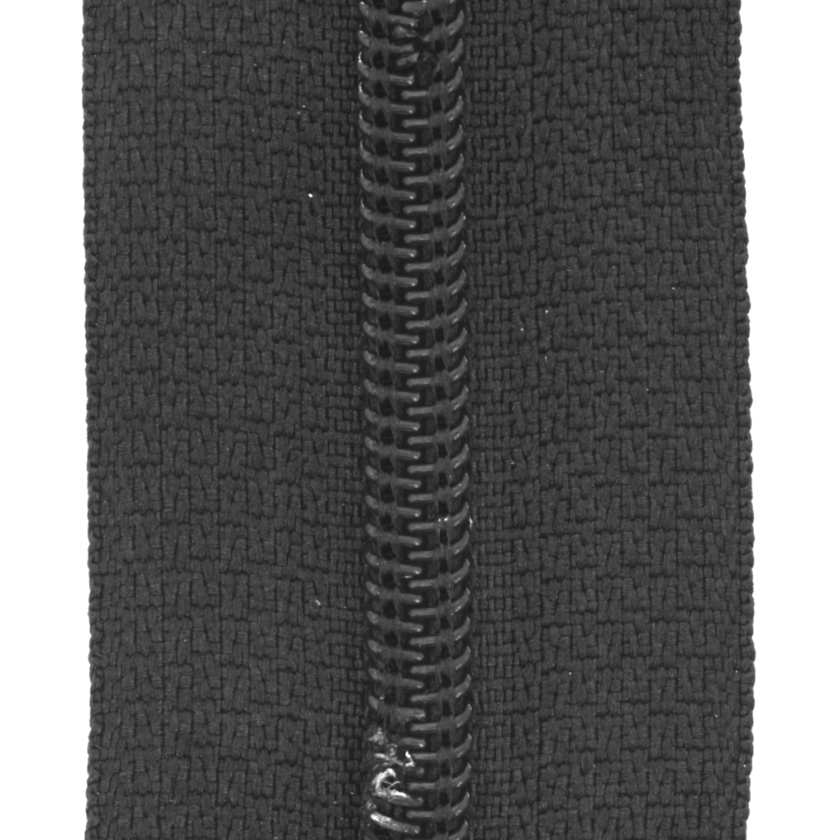
#> input picture 15_zipper.png, 840 x 840 px, shrunk from 1024 x 1024 before the run
$ python 15_classical_cv_defect_localization.py
#> lines starting #> are read from the running program, lines starting #| are printed output that depends on the picture; after the words box and inside, x2 and y2 are one past the last pixel; in counts of white or black regions, pixels touching at a corner belong together
# Design of Classical CV Pipelines for Defect Localization and Pattern Matching
import cv2
import numpy as np
import matplotlib.pyplot as plt

image = cv2.imread("15_zipper.png", cv2.IMREAD_GRAYSCALE)
#> image is the input picture: shape (840, 840); min 24, max 255, mean 100.5
edges = cv2.Canny(image, 50, 150)
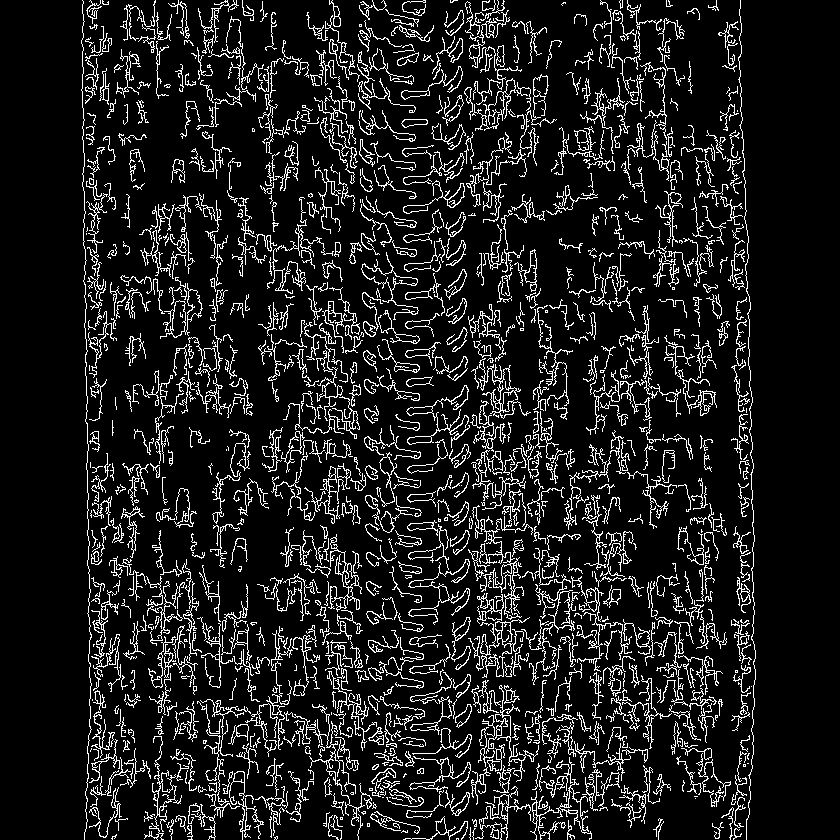
#> edges: shape (840, 840); 11.3% white in thin lines or dots, all inside (x1, y1, x2, y2) = (81, 0, 756, 840)
kernel = np.ones((3, 3), np.uint8)
morph = cv2.morphologyEx(edges, cv2.MORPH_CLOSE, kernel)
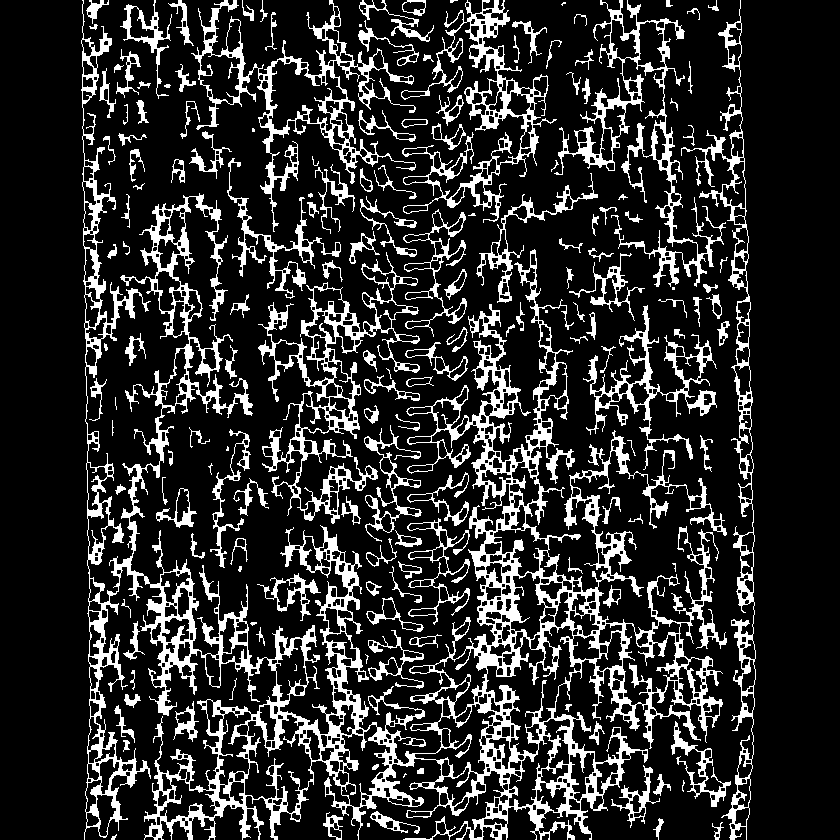
#> morph: shape (840, 840); 17.9% white; 169 white regions (23 under 20 px)
contours, _ = cv2.findContours(morph, cv2.RETR_EXTERNAL, cv2.CHAIN_APPROX_SIMPLE)
#> contours = 167 contours, 52 with area under 20; largest, box (x1, y1, x2, y2) and area: (81, 0, 727, 840) 113792, (191, 0, 416, 232) 11368, (258, 252, 420, 524) 11184, (681, 0, 756, 840) 9256, (401, 0, 557, 223) 7596
output = cv2.cvtColor(image, cv2.COLOR_GRAY2BGR)
cv2.drawContours(output, contours, -1, (0, 255, 0), 2)
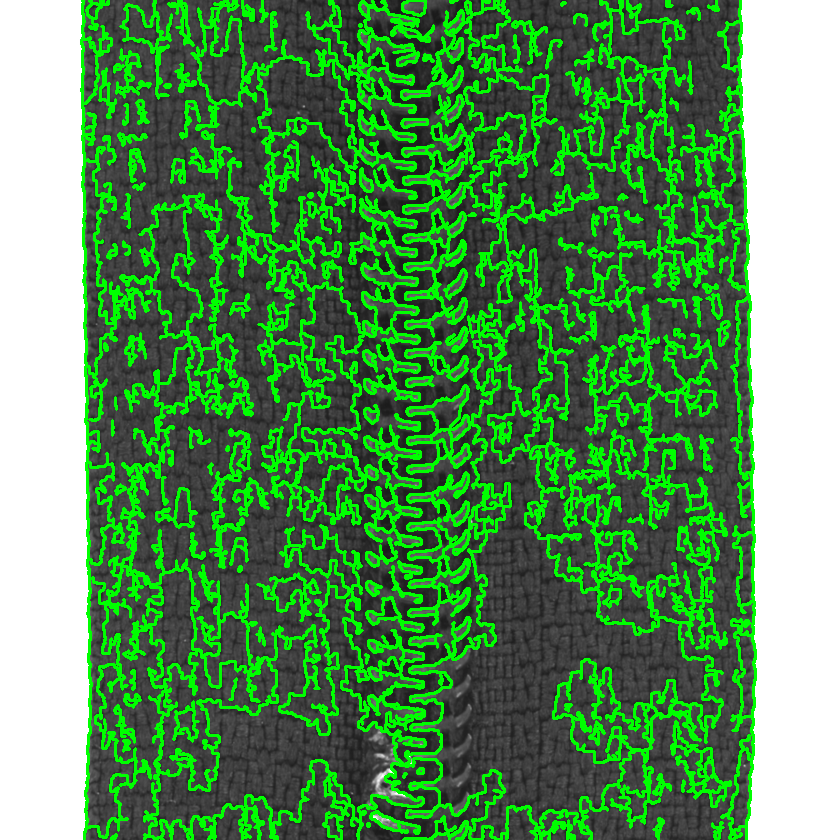
#> output: shape (840, 840, 3); mean B, G, R 86.2, 144.6, 86.2

plt.imshow(output), plt.title("Defect Localization")
plt.show()

$ run again, with 12_leather.png copied over 15_zipper.png
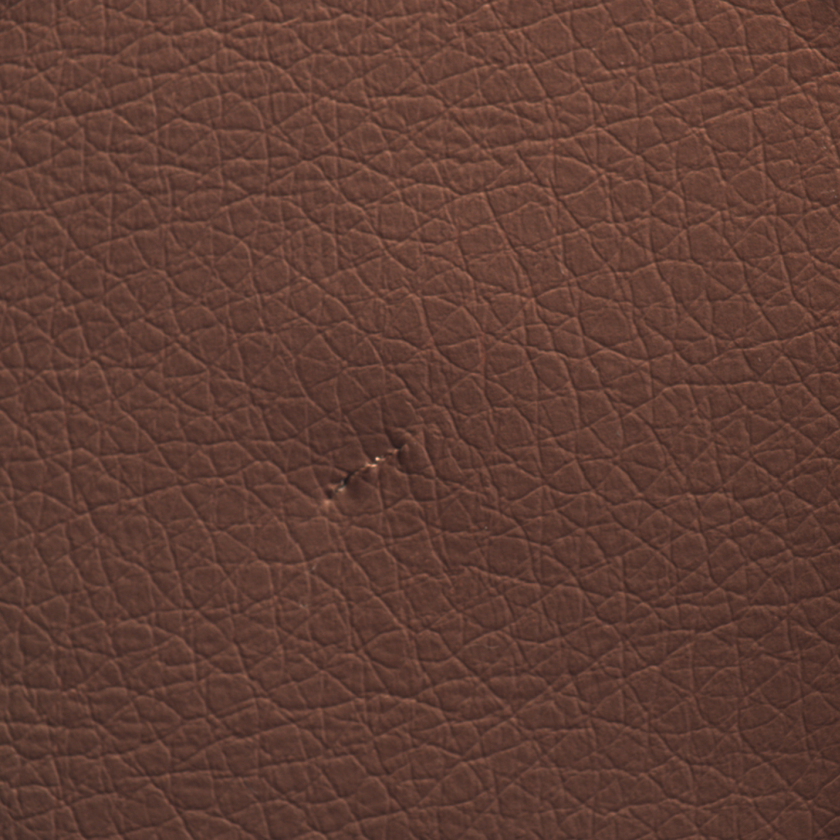
#> input picture 12_leather.png, 840 x 840 px, shrunk from 1024 x 1024 before the run
#> `edges = cv2.Canny(image, 50, 150)`:
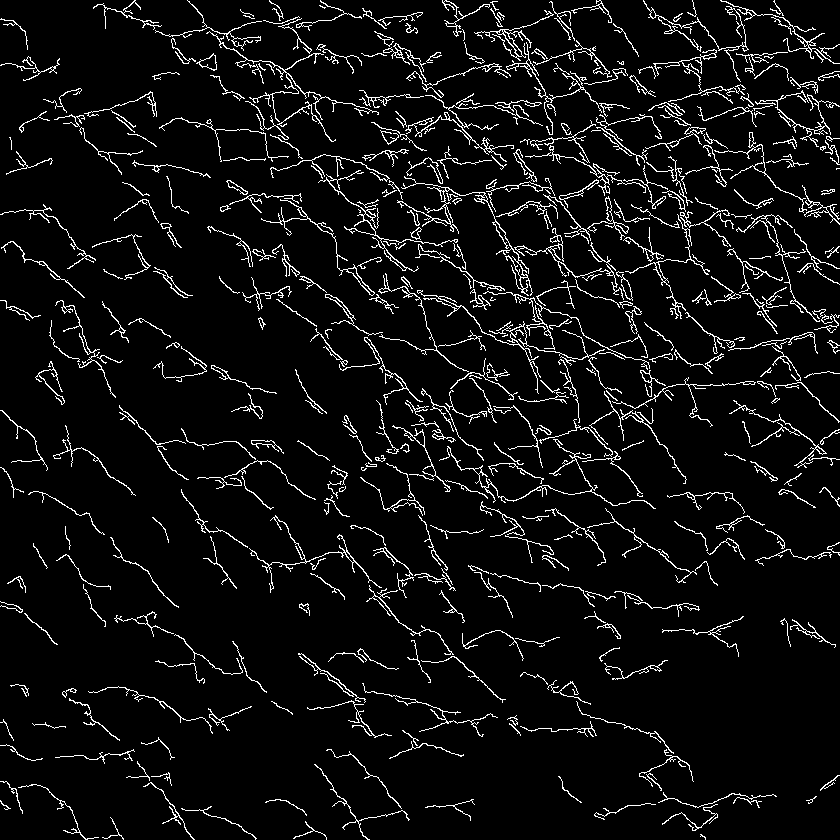
#> edges: shape (840, 840); 6.2% white in thin lines or dots
#> morph: shape (840, 840); 9.1% white; 140 white regions (4 under 20 px)
#> contours = 139 contours, 33 with area under 20; largest, box (x1, y1, x2, y2) and area: (93, 0, 840, 509) 108250, (350, 425, 488, 598) 1060, (249, 515, 506, 703) 762, (520, 672, 694, 791) 575, (729, 400, 840, 468) 514
#> `cv2.drawContours(output, contours, -1, (0, 255, 0), 2)`:
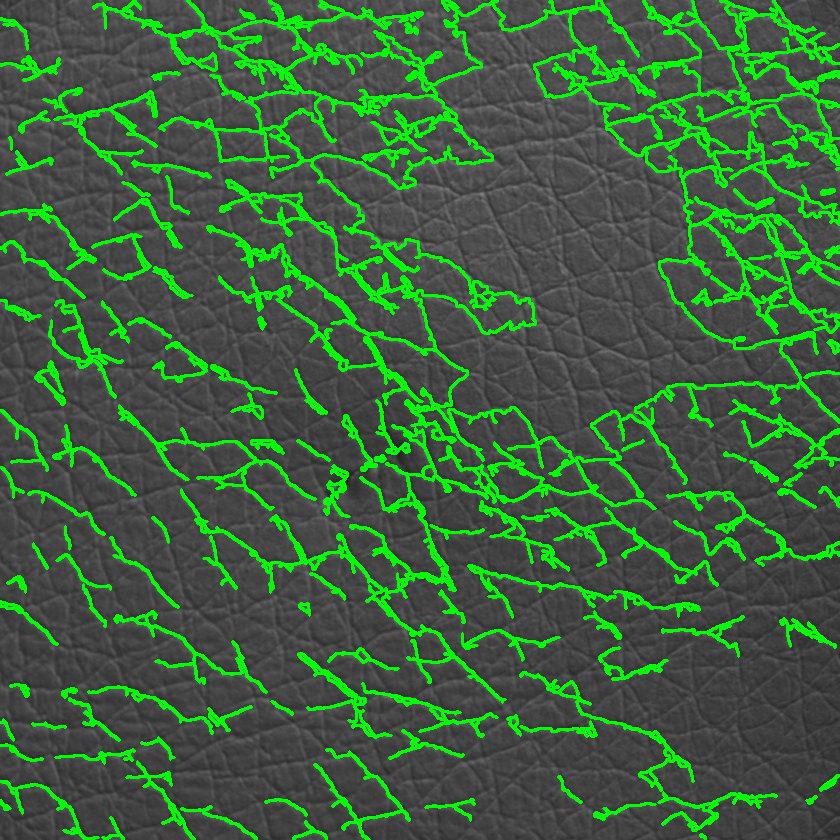
#> output: shape (840, 840, 3); mean B, G, R 60.8, 97, 60.8
